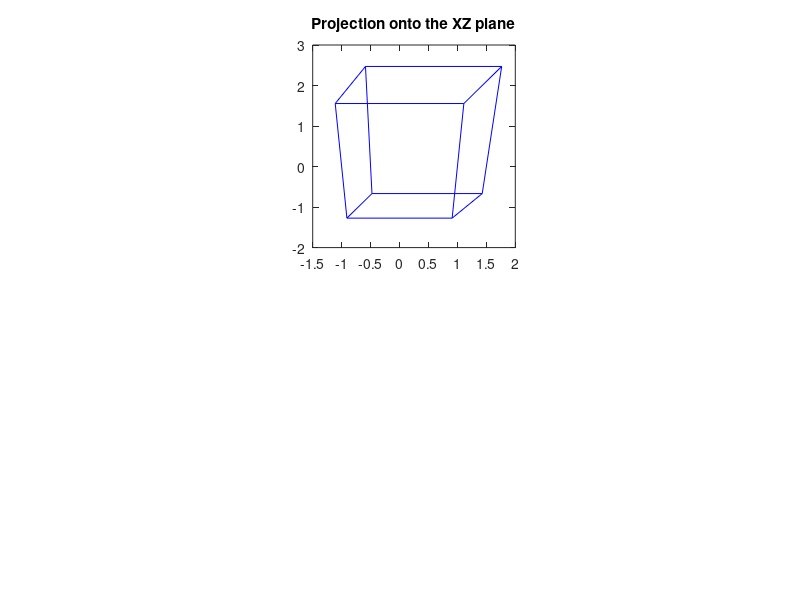

Source code (MATLAB):
d = 14;  % Distance from origin to camera

% E(2) is y hoogte van camera
E = [0, 10, d];

w_n = [0 1 0];

vertices = [
    0, 0;
    2, 0;
    2, 2;
    0, 2;
    
    .5, .5;
    2.5, .5;
    2.5, 2.5;
    .5, 2.5;
];
vertices = vertices - [1, 1];

edges = [
    1 2;
    2 3;
    3 4;
    4 1;
    
    5 6;
    6 7;
    7 8;
    8 5;
    
    5 1;
    6 2;
    7 3;
    8 4;
];

p = vertices(edges', :);
p = p * [1 0 0; 0 1 0];

%%
figure;
subplot(2,1,1);
plot(p(:, 1), p(:, 2));
title('Cube drawn on 2D plane');
axis square;

%%
r = p - E;
pj = (dot(-E, -w_n)./(r*(-w_n)')) .* r + E;
pj = [pj(:, 1) pj(:, 3)];
pj = pj * [1 0; 0 -1];      % Fix by mirror over x axis. Beetje hacky maar oke.
                            % Zit een fout of misinterpretatie in de berekening (minnetje ergens)

x = reshape(pj(:,1), 2, []);
y = reshape(pj(:,2), 2, []);

plot(x, y, 'b');
title('Projection onto the XZ plane');
axis square;